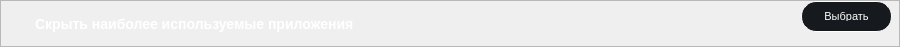
      <widget class="QFrame" name="frame_HideMostUsedApps">
       <property name="geometry">
        <rect>
         <x>10</x>
         <y>1426</y>
         <width>900</width>
         <height>45</height>
        </rect>
       </property>
       <property name="minimumSize">
        <size>
         <width>900</width>
         <height>0</height>
        </size>
       </property>
       <property name="maximumSize">
        <size>
         <width>900</width>
         <height>46</height>
        </size>
       </property>
       <property name="styleSheet">
        <string notr="true">
/* styles.qss */

#frame_HideMostUsedApps {
    background-color: #161A1E;
    border-radius: 15px; /* Установите значение по вашему усмотрению для достижения овальной формы */
}
</string>
       </property>
       <property name="frameShape">
        <enum>QFrame::StyledPanel</enum>
       </property>
       <property name="frameShadow">
        <enum>QFrame::Raised</enum>
       </property>
       <layout class="QHBoxLayout" name="horizontalLayout_29">
        <property name="spacing">
         <number>0</number>
        </property>
        <property name="leftMargin">
         <number>0</number>
        </property>
        <property name="topMargin">
         <number>0</number>
        </property>
        <property name="rightMargin">
         <number>0</number>
        </property>
        <property name="bottomMargin">
         <number>0</number>
        </property>
        <item>
         <widget class="QFrame" name="frame_28">
          <property name="minimumSize">
           <size>
            <width>0</width>
            <height>45</height>
           </size>
          </property>
          <property name="styleSheet">
           <string notr="true">background-color: transparent;</string>
          </property>
          <property name="frameShape">
           <enum>QFrame::StyledPanel</enum>
          </property>
          <property name="frameShadow">
           <enum>QFrame::Raised</enum>
          </property>
          <widget class="QPushButton" name="pushHideMostUsedApps">
           <property name="geometry">
            <rect>
             <x>800</x>
             <y>0</y>
             <width>91</width>
             <height>31</height>
            </rect>
           </property>
           <property name="minimumSize">
            <size>
             <width>91</width>
             <height>31</height>
            </size>
           </property>
           <property name="maximumSize">
            <size>
             <width>91</width>
             <height>31</height>
            </size>
           </property>
           <property name="styleSheet">
            <string notr="true">/* styles.qss */

QPushButton {
    background-color: #161A1E;
    border-radius: 15px;
    color: white; /* Установите цвет текста */
    font-size: 11px; /* Установите размер шрифта */
    padding: 10px 20px; /* Установите отступы */
    border: 1px solid white; /* Уменьшаем толщину обводки до 1 пикселя */
}

QPushButton:hover {
    background-color: #2C3236;
    transition: background-color 0.3s ease;
}
</string>
           </property>
           <property name="text">
            <string>Выбрать</string>
           </property>
          </widget>
          <widget class="QLabel" name="labelHideMostUsedApps">
           <property name="geometry">
            <rect>
             <x>750</x>
             <y>10</y>
             <width>81</width>
             <height>30</height>
            </rect>
           </property>
           <property name="sizePolicy">
            <sizepolicy hsizetype="Preferred" vsizetype="Preferred">
             <horstretch>70</horstretch>
             <verstretch>30</verstretch>
            </sizepolicy>
           </property>
           <property name="minimumSize">
            <size>
             <width>70</width>
             <height>30</height>
            </size>
           </property>
           <property name="styleSheet">
            <string notr="true">color: white; /* Установите цвет текста в белый */
font-size: 14px; /* Установите размер шрифта в 14 пикселей */
font-family: &quot;Times New Roman&quot;; /* Установите тип шрифта по вашему выбору */
font-weight: bold; /* Установите жирность шрифта (если нужно) */
margin-top: 5px; /* Опустить текст на 10 пикселей вниз */</string>
           </property>
           <property name="text">
            <string/>
           </property>
          </widget>
          <widget class="QLabel" name="labelTextHideMostUsedApps">
           <property name="geometry">
            <rect>
             <x>30</x>
             <y>10</y>
             <width>511</width>
             <height>21</height>
            </rect>
           </property>
           <property name="styleSheet">
            <string notr="true">/* styles.qss */

QLabel {
    color: white; /* Установите цвет текста в белый */
    font-size: 14px; /* Установите размер шрифта в 14 пикселей */
    font-family: &quot;Times New Roman&quot;; /* Установите тип шрифта по вашему выбору */
    font-weight: bold; /* Установите жирность шрифта (если нужно) */
    margin-top: 5px; /* Опустить текст на 10 пикселей вниз */
}
</string>
           </property>
           <property name="text">
            <string>Скрыть наиболее используемые приложения</string>
           </property>
          </widget>
         </widget>
        </item>
       </layout>
      </widget>
